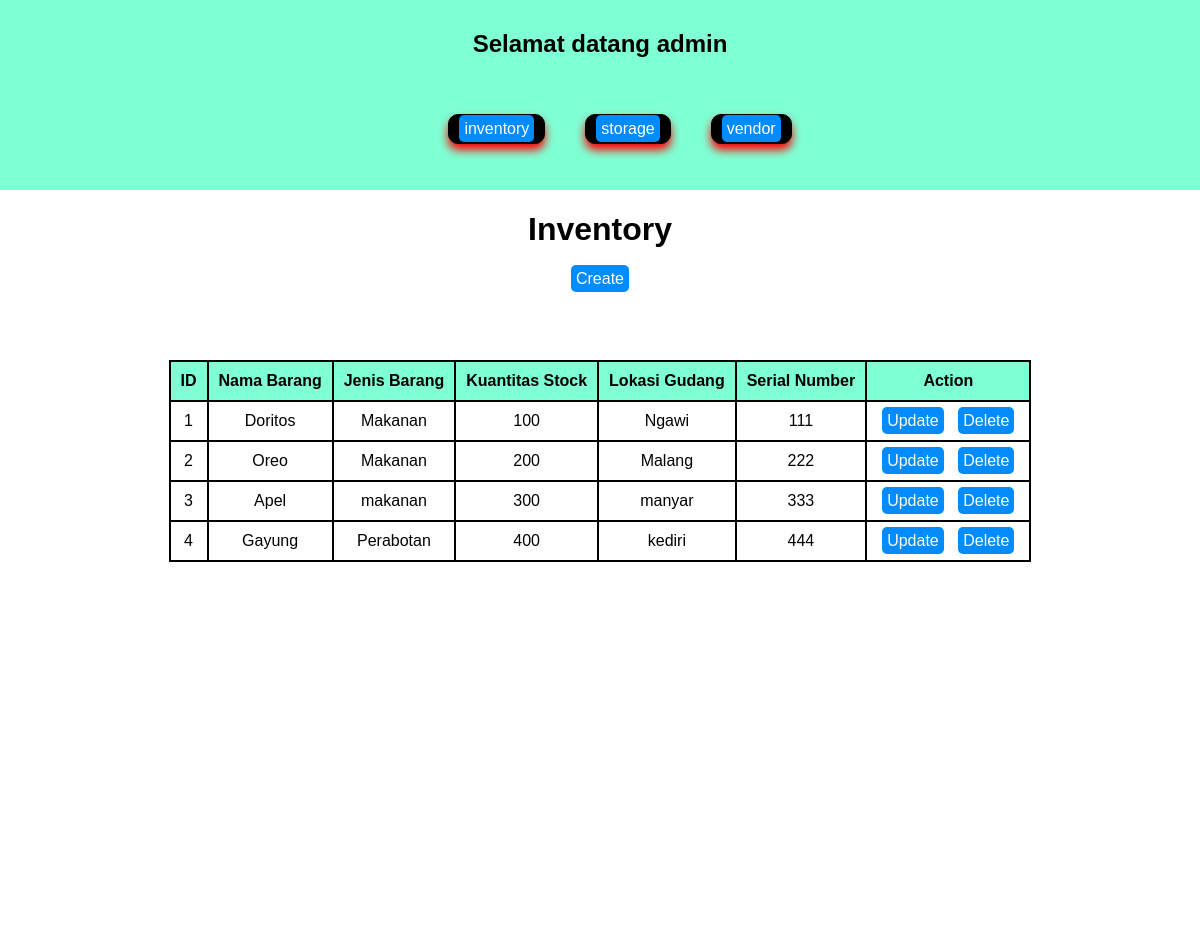
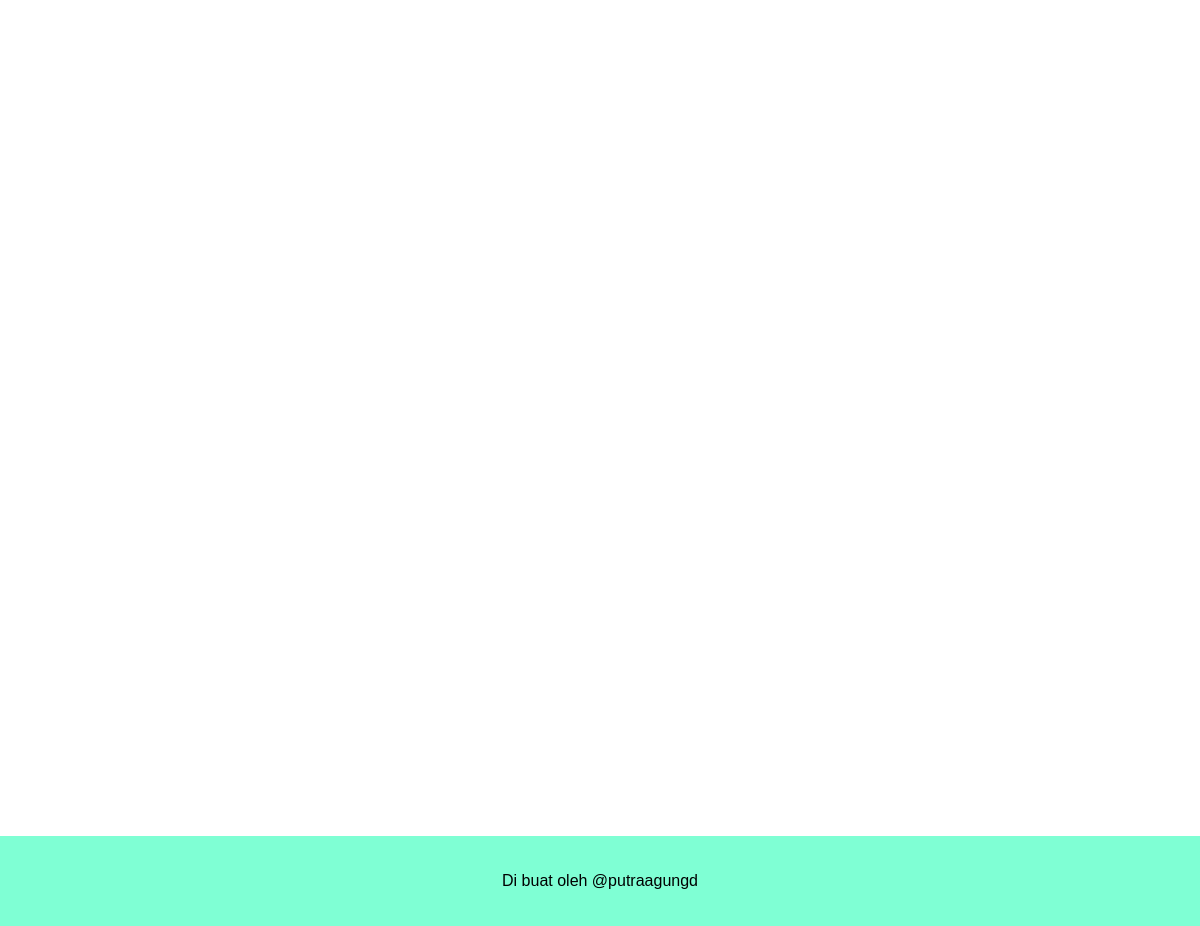
The page /Admin/inventory.php on the database its author committed (2 pictures, top to bottom).
### tables this page shows
CREATE TABLE `inventory` (
  `id_inventory` int(11) NOT NULL,
  `Nama_barang` varchar(50) NOT NULL,
  `Jenis_barang` varchar(50) NOT NULL,
  `Kuantitas_stok` varchar(50) NOT NULL,
  `Lokasi_gudang` varchar(50) NOT NULL,
  `Serial_number` varchar(50) NOT NULL
);

### Admin/inventory.php (the view, shortened to what this page needs)
<?php
include 'header.php';
$conn = mysqli_connect("localhost", "root", "", "stok");
$result = mysqli_query($conn, "SELECT * FROM inventory");
?>
<!DOCTYPE html>
<html lang="en">
<head>
    <link rel="stylesheet" href="tabel.css">
</head>
<body>
<h1>Inventory </h1>
<a href="create_inventory.php">Create</a>
<table border="1" class="gup">
    <tr>
        <th>ID</th>
        <th>Nama Barang</th>
        <th>Jenis Barang</th>
        <th>Kuantitas Stock</th>
        <th>Lokasi Gudang</th>
        <th>Serial Number</th>
        <th>Action</th>
    </tr>
    <?php while($row = mysqli_fetch_assoc($result)): ?>
    <tr>
        <td><?php echo $row['id_inventory']; ?></td>
        <td><?php echo $row['Nama_barang']; ?></td>
        <td><?php echo $row['Jenis_barang']; ?></td>
        <td><?php echo $row['Kuantitas_stok']; ?></td>
        <td><?php echo $row['Lokasi_gudang']; ?></td>
        <td><?php echo $row['Serial_number']; ?></td>
        <td>
            <a href="update_inventory.php?id_inventory=<?php echo $row['id_inventory']; ?>">Update</a>
            <a href="index.php?delete=<?php echo $row['id_inventory']; ?>" onclick="return confirm('Are you sure?')">Delete</a>
        </td>
    </tr>
    <?php endwhile; ?>
</table>
</body>
</html>
<?php
include 'footer.php';
?>

### Admin/header.php (shortened to what this page needs)
<!DOCTYPE html>
<html lang="en">
<head>
    <link rel="stylesheet" href="header.css">
</head>
<body>
    <header>
        <h2>Selamat datang admin</h2>
        <nav>
            <ul>
                <li><a href="inventory.php">inventory</a></li>
                <li><a href="storage.php">storage</a></li>
                <li><a href="vendor.php">vendor</a></li>
            </ul>
        </nav>
    </header>
</body>
</html>

### Admin/footer.php (shortened to what this page needs)
<!DOCTYPE html>
<html lang="en">
<head>
    <link rel="stylesheet" href="footer.css">
</head>
<body>
    <footer>
        <p>Di buat oleh @putraagungd</p>
    </footer>
</body>
</html>

### Admin/header.css (style rules this page uses)
body { margin: 0; justify-content: center; text-align: center; align-items: center; font-family: 'Courier New', Courier, monospace; }
header { background-color: aquamarine; padding: 10px 10px; }
nav ul { display: inline-flex; }
nav ul li { margin: 20px; box-shadow: 0 6px 10px red; border: 1px solid black; border-radius: 10px; background-color: black; color: rgb(255, 255, 255); padding: 5px; }
ul li { list-style-type: none; }
a { text-decoration: none; color: white; }

### Admin/tabel.css (style rules this page uses)
body { margin: 0; font-family: sans-serif; }
table { border-collapse: collapse; border: 2px solid black; margin: 6% auto; }
th,td { border: 2px solid black; padding: 10px; text-align: center; }
th { background-color: aquamarine; }
a { background-color: rgb(0, 140, 255); border: none; border-radius: 5px; margin: 5px; color: white; padding: 5px; text-decoration: none; }

### Admin/footer.css (style rules this page uses)
body { margin: 0; justify-content: center; align-items: center; text-align: center; }
footer { padding: 20px 20px; background-color: aquamarine; margin-top: 100%; }

### rows shown on the page
inventory: id_inventory "1", Nama_barang "Doritos", Jenis_barang "Makanan", Kuantitas_stok "100", Lokasi_gudang "Ngawi", Serial_number "111"
inventory: id_inventory "2", Nama_barang "Oreo", Jenis_barang "Makanan", Kuantitas_stok "200", Lokasi_gudang "Malang", Serial_number "222"
inventory: id_inventory "3", Nama_barang "Apel", Jenis_barang "makanan", Kuantitas_stok "300", Lokasi_gudang "manyar", Serial_number "333"
inventory: id_inventory "4", Nama_barang "Gayung", Jenis_barang "Perabotan", Kuantitas_stok "400", Lokasi_gudang "kediri", Serial_number "444"
